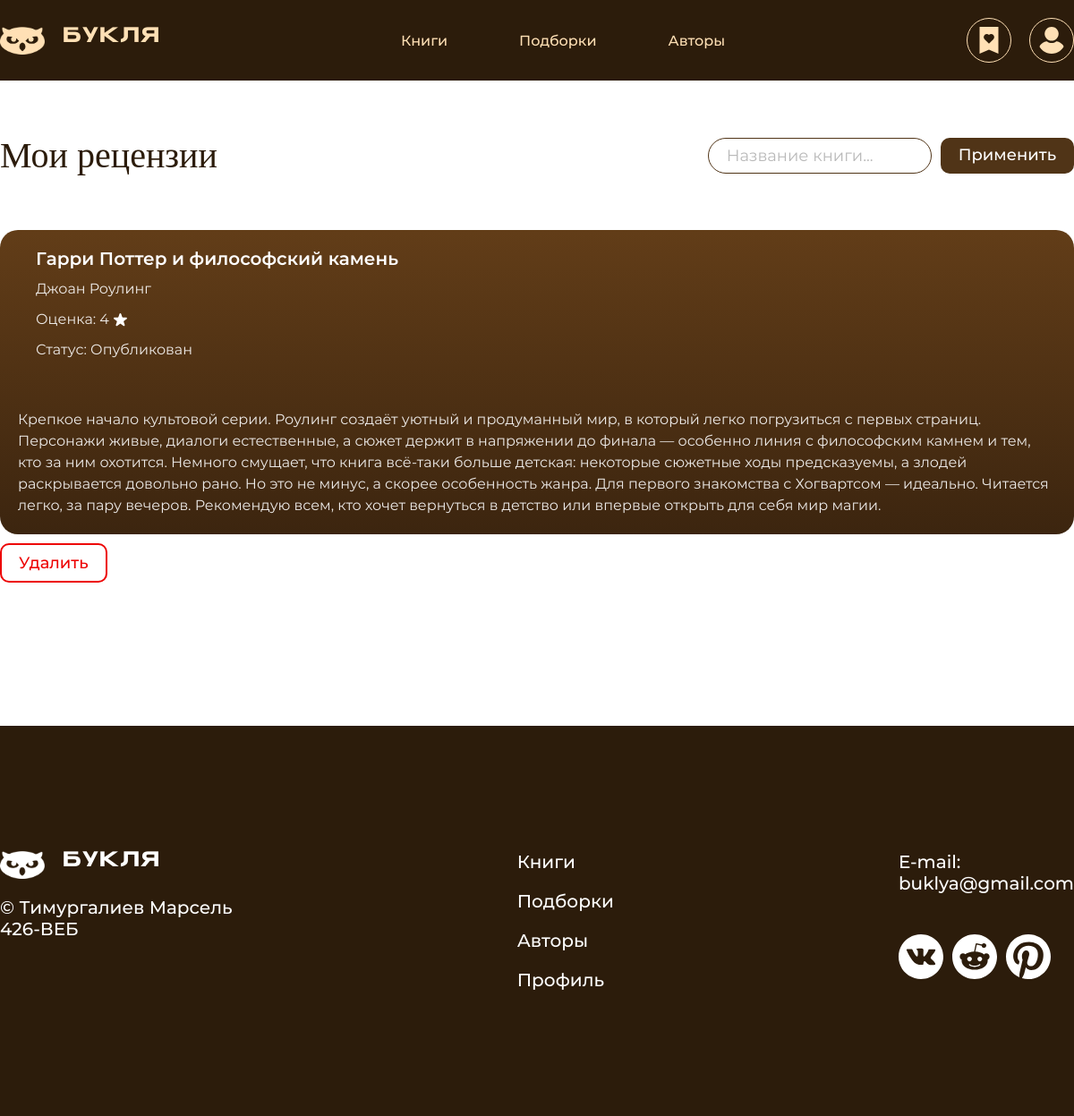
The page /?page=myReviews (signed in) on the database its author committed.
### tables this page shows
CREATE TABLE `books` (
  `id` int NOT NULL,
  `title` varchar(255) NOT NULL,
  `author` varchar(255) NOT NULL,
  `genre` varchar(255) NOT NULL,
  `annotation` text NOT NULL,
  `year` int NOT NULL,
  `translate` varchar(255) NOT NULL,
  `img` varchar(255) NOT NULL
);

CREATE TABLE `reviews` (
  `id` int NOT NULL,
  `user_id` int NOT NULL,
  `rating` int NOT NULL,
  `text` text NOT NULL,
  `book_id` int NOT NULL,
  `status` varchar(255) NOT NULL DEFAULT 'На модерации'
);

### pages/user/myReviews.php (the view, shortened to what this page needs)
<?php
    $sql = "SELECT * FROM reviews WHERE user_id = ?";
    $stmt = $connect->prepare($sql);
    $stmt->execute([$USER['id']]);
    $reviews = $stmt->fetchAll(PDO::FETCH_ASSOC);
    $sql = "SELECT b.* FROM books b JOIN reviews r ON b.id = r.book_id WHERE user_id = ?";
    $stmt = $connect->prepare($sql);
    $stmt->execute([$USER['id']]);
    $books = $stmt->fetchAll(PDO::FETCH_ASSOC);
?>
<body class="myReviewsPage">
    <main class="cont">
        <div class="myReviewsHeader catHeader cont">
            <h1 class="titleBrown">Мои рецензии</h1>
            <div class="filters">
                <input type="text" placeholder="Название книги...">
                <a href="#">Применить</a>
            </div>
        </div>
        <div class="myReviews cont">
            <?php for($i = 0; $i < count($reviews); $i += 1) { ?>
            <div class="myReview">
                <div class="myReviewBody">
                    <div class="myReviewHead">
                        <div class="myReviewInfo">
                            <h1><?= $books[$i]['title'] ?></h1>
                            <p><?= $books[$i]['author'] ?></p>
                            <div class="rating">
                                <p>Оценка: <?= $reviews[$i]['rating'] ?></p>
                            </div>
                            <p>Статус: <?= $reviews[$i]['status'] ?></p>
                        </div>
                    </div>
                    <p><?= $reviews[$i]['text'] ?></p>
                </div>
                <div class="myReviewOptions">
                    <a href="?page=myReviews&delete=<?= $books[$i]['id'] ?>" class="redbutton">Удалить</a>
                </div>
            </div>
            <?php } ?>
        </div>
    </main>
</body>

### style.css (style rules this page uses)
* { padding: 0; margin: 0; text-decoration: none; box-sizing: border-box; scroll-behavior: smooth; transition: 0.5s; }
body { overflow-x: hidden; }
.cont { max-width: 1320px; margin: 0 auto; }
.title, .titleBrown { font-size: 40px; font-family: Coolvetica; color: white; margin-bottom: 40px; font-weight: normal; }
.titleBrown { color: #2C1C0B; }
.filters { display: flex; gap: 10px; }
.filters input, .filters select { border: 1px solid #503417; border-radius: 100px; padding: 8px 20px; width: 250px; outline: none; font-size: 18px; font-family: Montserrat-Regular; color: #503417; }
.filters input::placeholder { opacity: 50%; }
.filters a { color: white; font-size: 18px; padding: 8px 20px; font-family: Montserrat-Medium; border-radius: 10px; background-color: #503417; }
.redbutton { border: 2px solid #ED0000; color: #ED0000; padding: 9px 19px; font-family: Montserrat-Medium; font-size: 18px; border-radius: 10px; background-color: transparent; }
.myReviewsHeader { display: flex; align-items: center; justify-content: space-between; margin-bottom: 60px; }
.myReviewsHeader h1 { margin-bottom: 0; }
.myReviews { display: flex; flex-direction: column; gap: 60px; }
.myReview { display: flex; flex-direction: column; gap: 10px; }
.myReviewBody { padding: 20px; border-radius: 20px; background: linear-gradient(#623D18, #3C250F); }
.myReviewHead { display: flex; gap: 20px; }
.myReviewInfo { display: flex; flex-direction: column; gap: 10px; }
.myReviewInfo h1 { font-weight: normal; font-family: Montserrat-Semibold; font-size: 20px; color: white; }
.myReviewInfo p { font-size: 16px; font-family: Montserrat-Regular; color: white; }
.myReviewInfo .rating { display: flex; gap: 5px; align-items: center; }
.myReviewBody p { font-size: 16px; color: white; font-family: Montserrat-Regular; line-height: 24px; opacity: 90%; }
.myReviewOptions { display: flex; gap: 10px; }

### rows shown on the page
books: title "Гарри Поттер и философский камень", author "Джоан Роулинг"
reviews: rating "4", status "Опубликован", text "Крепкое начало культовой серии. Роулинг создаёт уютный и продуманный мир, в который легко погрузиться с первых страниц. Персонажи живые, диалоги естественные, а сюжет держит в напряжении до финала — особенно линия с философским камнем и тем, кто за ним охотится. Немного смущает, что книга всё-таки больше детская: некоторые сюжетные ходы предсказуемы, а злодей раскрывается довольно рано. Но это не минус, а скорее особенность жанра. Для первого знакомства с Хогвартсом — идеально. Читается легко, за пару вечеров. Рекомендую всем, кто хочет вернуться в детство или впервые открыть для себя мир магии."
